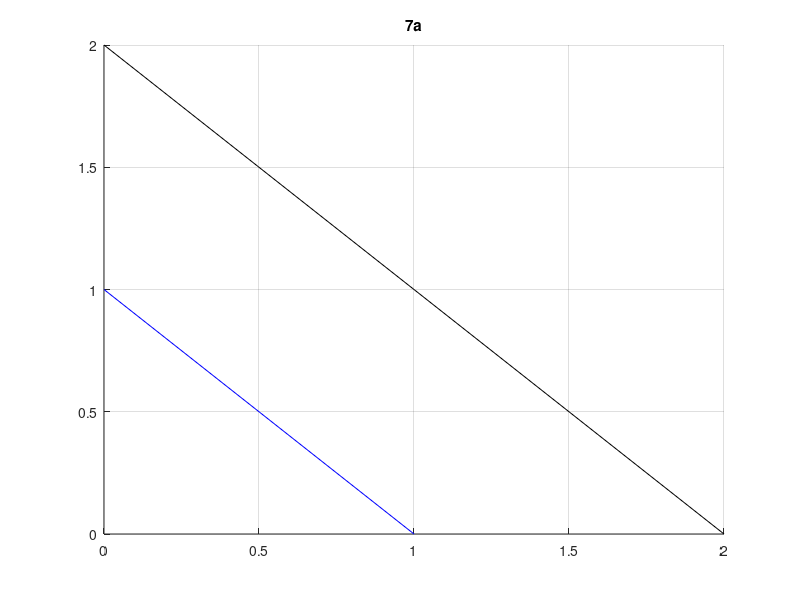
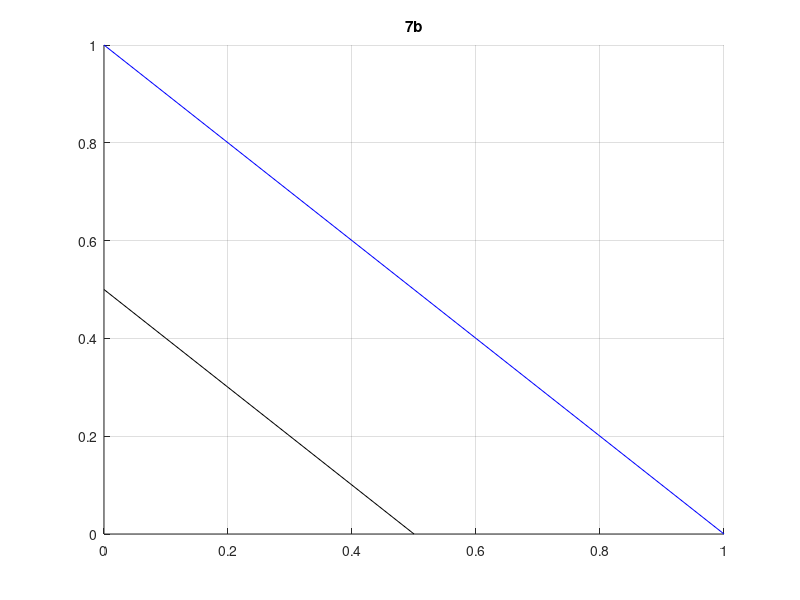
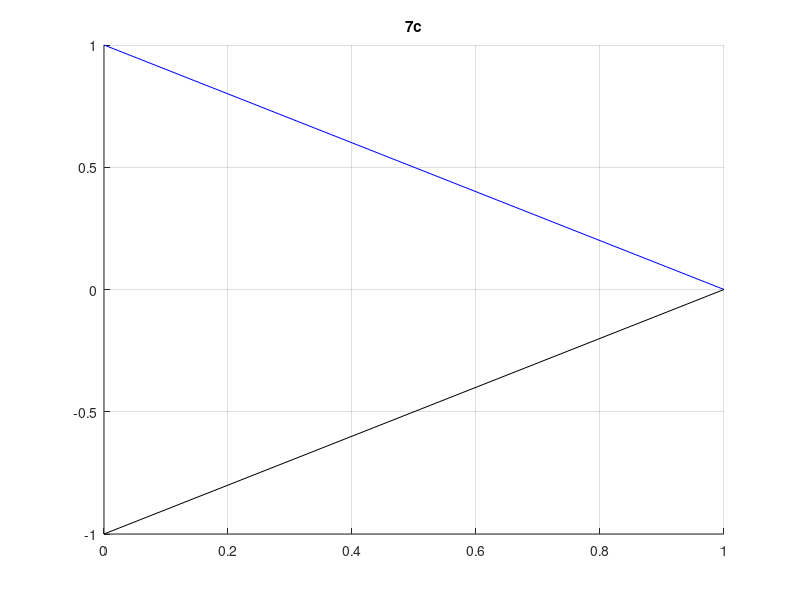
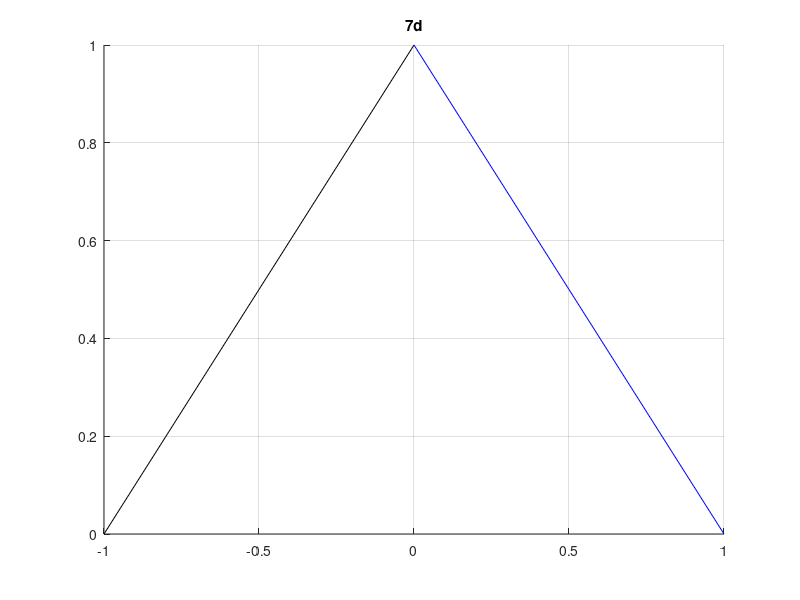

The MATLAB source for these figures, in order: (Note: this script raises an error after producing the figures.)
%%Ex7
%%a
S = [2 0; 0 2];
v = [1 0; 0 1];
for i=1:size(v,1)
    va(i,:) = v(i,:)*S;
end
figure(1)
title('7a')
hold on;
plot(v(:,1),v(:,2),'b')
plot(va(:,1), va(:,2),'k')
hold off;
grid on;

%%b
figure(2)
title('7b')
S = [0.5 0; 0 0.5];
v = [1 0; 0 1];
for i=1:size(v,1)
    vb(i,:) = v(i,:)*S;
end
hold on;
plot(v(:,1),v(:,2),'b')
plot(vb(:,1), vb(:,2),'k')
hold off;
grid on;

%%c
figure(3)
title('7c')
S = [1 0; 0 -1];
v = [1 0; 0 1];
for i=1:size(v,1)
    vc(i,:) = v(i,:)*S;
end
hold on;
plot(v(:,1),v(:,2),'b')
plot(vc(:,1), vc(:,2),'k')
hold off;
grid on;

%%d
figure(4)
title('7d')
S = [-1 0; 0 1];
v = [1 0; 0 1];
for i=1:size(v,1)
    vd(i,:) = v(i,:)*S;
end
hold on;
plot(v(:,1),v(:,2),'b')
plot(vd(:,1), vd(:,2),'k')
hold off;
grid on;

%%Ex8
%%a
R = [cos(pi) -sin(pi); sin(pi) cos(pi)];
for i=1:size(v,1)
    v8a(i,:) = v(i,:)*R;
end
figure(5)
title('8a')
hold on;
plot(v(:,1),v(:,2),'b')
plot(v8a(:,1), v8a(:,2),'k')
hold off;
grid on;

%%b
R = [cos(pi/3) -sin(pi/3); sin(pi/3) cos(pi/3)];
for i=1:size(v,1)
    v8b(i,:) = v(i,:)*R;
end
figure(6)
title('8b')
hold on;
plot(v(:,1),v(:,2),'b')
plot(v8b(:,1), v8b(:,2),'k')
hold off;
grid on;

%%Ex9
figure(7)
title('house')
load('house.mat')
hold on;
plot(P(:,1),P(:,2),'-m',P(:,1),P(:,2),'*r')
plot([P(end,1) P(1,1)], [P(end,2) P(1,2)],'m')
hold off;

%%a
St = [1 0 0; 0 1 0; 2 4 1];
for i=1:size(P,1)
    Pt(i,:) = P(i,:)*St;
end
figure(8);
title('9a')
hold on;
plot(P(:,1),P(:,2),'-m',P(:,1),P(:,2),'*r')
plot([P(end,1) P(1,1)], [P(end,2) P(1,2)],'m')
plot(Pt(:,1),Pt(:,2),'-k',Pt(:,1),Pt(:,2),'*r')
plot([Pt(end,1) Pt(1,1)], [Pt(end,2) Pt(1,2)],'k')
hold off;

%%b
Sr = [cos(pi/3) -sin(pi/3) 0; sin(pi/3) cos(pi/3) 0; 0 0 1];
for i=1:size(P,1)
    Pr(i,:) = P(i,:)*Sr;
end
figure(9)
title('9b')
hold on;
plot(P(:,1),P(:,2),'-m',P(:,1),P(:,2),'*r')
plot([P(end,1) P(1,1)], [P(end,2) P(1,2)],'m')
plot(Pr(:,1),Pr(:,2),'-k',Pr(:,1),Pr(:,2),'*r')
plot([Pr(end,1) Pr(1,1)], [Pr(end,2) Pr(1,2)],'k')
hold off;

%%c
Ss = [2 0 0; 0 2 0; 0 0 1];
for i=1:size(P,1)
    Ps(i,:) = P(i,:)*Ss;
end
figure(10)
title('9c')
hold on;
plot(P(:,1),P(:,2),'-m',P(:,1),P(:,2),'*r')
plot([P(end,1) P(1,1)], [P(end,2) P(1,2)],'m')
plot(Ps(:,1),Ps(:,2),'-k',Ps(:,1),Ps(:,2),'*r')
plot([Ps(end,1) Ps(1,1)], [Ps(end,2) Ps(1,2)],'k')
hold off;

%%d
Ssr = [1 -1.5 0; 0.5 1 0; 0 0 1];
for i=1:size(P,1)
    Psr(i,:) = P(i,:)*Ssr;
end
figure(11)
title('9d')
hold on;
plot(P(:,1),P(:,2),'-m',P(:,1),P(:,2),'*r')
plot([P(end,1) P(1,1)], [P(end,2) P(1,2)],'m')
plot(Psr(:,1),Psr(:,2),'-k',Psr(:,1),Psr(:,2),'*r')
plot([Psr(end,1) Psr(1,1)], [Psr(end,2) Psr(1,2)],'k')
hold off;

%%Ex10
A = [1 1 0; 3 1 0; 1 3 0];
I = [-1 0 0; 0 -1 0; 0 0 -1];
AI = I*A;
figure(12)
title('10')
hold on;
plot(A(:,1),A(:,2),'-m',A(:,1),A(:,2),'*r')
plot([A(end,1) A(1,1)], [A(end,2) A(1,2)],'m')
plot(AI(:,1),AI(:,2),'-k',AI(:,1),AI(:,2),'*r')
plot([AI(end,1) AI(1,1)], [AI(end,2) AI(1,2)],'k')
hold off;